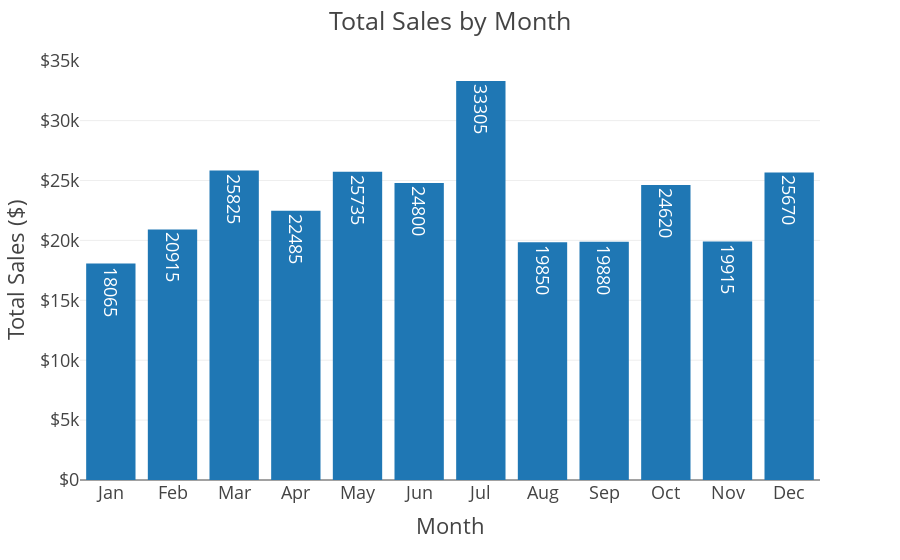

The notebook cell this image was saved under:
### Code cell
# Create the Plotly figure with text parameter
plotly_template = "presentation"
fig = px.bar(df_monthly,
             x='month_name',
             y='total_sales',
             template=plotly_template,
             text='total_sales')

# Set the layout
fig.update_layout(
    title='Total Sales by Month',
    xaxis_title='Month',
    yaxis_title='Total Sales ($)',
    yaxis_tickprefix='$',
)

# Show the plot
fig.show()

# Save the chart as a PNG image
fig.write_image(output_dir / 'monthly_sales.png',
                width=1200,
                height=400,
                scale=4)

### Figure 1 — Plotly figure (JSON) as saved in the notebook; plotly's stock layout.template omitted (floating-point values rounded to 4 significant figures)
{"data": [{"alignmentgroup": "True", "hovertemplate": "month_name=%{x}<br>total_sales=%{text}<extra></extra>", "legendgroup": "", "marker": {"color": "#1F77B4", "pattern": {"shape": ""}}, "name": "", "offsetgroup": "", "orientation": "v", "showlegend": false, "text": [18065, 20915, 25825, 22485, 25735, 24800, 33305, 19850, 19880, 24620, 19915, 25670], "textposition": "auto", "type": "bar", "x": ["Jan", "Feb", "Mar", "Apr", "May", "Jun", "Jul", "Aug", "Sep", "Oct", "Nov", "Dec"], "xaxis": "x", "y": [18065, 20915, 25825, 22485, 25735, 24800, 33305, 19850, 19880, 24620, 19915, 25670], "yaxis": "y"}], "layout": {"barmode": "relative", "legend": {"tracegroupgap": 0}, "margin": {"t": 60}, "title": {"text": "Total Sales by Month"}, "xaxis": {"anchor": "y", "domain": [0, 1], "title": {"text": "Month"}}, "yaxis": {"anchor": "x", "domain": [0, 1], "tickprefix": "$", "title": {"text": "Total Sales ($)"}}}}
